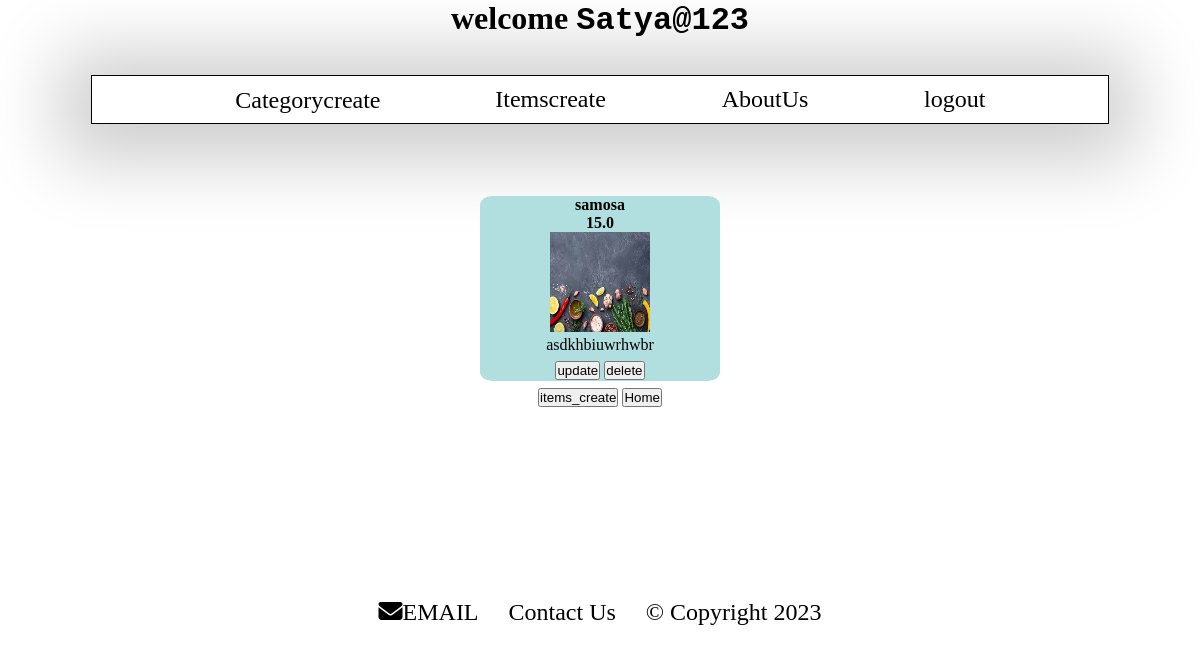
The page /owner_app/items_display_view/8/ (signed in) on the database its author committed.
### crud_app/models.py (models this page shows)
class food_model(models.Model):
    category_id=models.ForeignKey(category_model,on_delete=models.CASCADE)
    hotel_id=models.IntegerField()
    item_id=models.AutoField(primary_key=True)
    item_name=models.CharField(max_length=30)
    item_price=models.FloatField()
    item_quantity=models.IntegerField(default=1)
    item_desc=models.TextField()
    item_image=models.ImageField()

### owner_app/views.py (the view)
@login_required(login_url='/owner_app/owner_login_view/')
def items_display_view(request,pk):
    res=food_model.objects.filter(category_id=pk)
    return render(request=request,template_name='items_display.html',context={'res':res})

### owner_app/templates/items_display.html (shortened to what this page needs)
<!DOCTYPE html>
<html lang="en">
<head>
</head>
<body>
    {% include 'partials/_header_owner.html' %}
    <div id="items-dis">
    {% if res%}
        {% for i in res %}
        <div id="item">
        <h4>{{i.item_name}}</h4>
        <h4>{{i.item_price}}</h4>
        <img src="{{i.item_image.url}}" alt="" height="100px" width="100px">
        <p>{{i.item_desc}}</p>
        <a href="{% url 'crud_app:item_update' pk=i.item_id%}"><button>update</button></a>
        <a href="{% url 'crud_app:item_delete' pk=i.item_id%}"><button>delete</button></a>
        </div>
        {% endfor %}
    {% endif %}
</div>
<a href="{% url 'crud_app:items' %}"><button>
    items_create
</button></a>
<a href="{% url 'owner_app:sample_home_view' %}"><button>
    Home
</button></a>
{% include 'partials/_footer.html' %}
</body>
</html>

### owner_app/templates/partials/_header_owner.html (shortened to what this page needs)
<!DOCTYPE html>
<html lang="en">
<head>
    {% load static %}
</head>
<body>
    <h1>welcome <span id="spanowner">{{user}}</span></h1>
    <header id="header" class="">
        <nav  class="" id="nav">
            <ul id="ul-owner">
                <li><a href="{% url 'crud_app:catagory'%}" class="a">Categorycreate</a></li>
                <li><a href="{% url 'crud_app:items' %}" class="a">Itemscreate</a></li>
                <li><a href="" class="a">AboutUs</a></li>
                <li><a href="{% url 'owner_app:logout'%}" class="a">logout</a></li>
            </ul>
        </nav>
    </header>
</body>
</html>

### owner_app/templates/items_display.html (style rules this page uses)
* { margin: 0; padding: 0; }
#items-dis { display: flex; justify-content: space-evenly; margin-top: 3%; }
#item { background-color: rgb(177, 223, 223); border-radius: 5%; width: 20%; overflow: hidden; text-align: center; }
nav { font-size: x-large; }

### owner_app/templates/partials/_header_owner.html (style rules this page uses)
* { padding: 0%; margin: 0%; text-align: center; }
#spanowner { font-family: 'Courier New', Courier, monospace; }
.a { text-decoration: none; color: black; padding: 10%; font-size: x-large; }
#ul-owner { display: flex; justify-content: space-evenly; padding: 1%; list-style-type: none; }
#nav { border: 1px solid; box-shadow: -3px 7px 73px 29px rgba(0,0,0,0.5); -webkit-box-shadow: -3px 7px 73px 29px rgba(0,0,0,0.2); -moz-box-shadow: -3px 7px 73px 29px rgba(0,0,0,0); margin: auto; width:90%; overflow:hidden; }
#header { padding: 3%; }

### owner_app/templates/partials/_footer.html (style rules this page uses)
a { text-decoration: none; font-size: x-large; color: black; }

### rows shown on the page
food_model: item_name "samosa", item_price "15.0", item_image (picture), item_desc "asdkhbiuwrhwbr"

### other values the page prints
{{ user }} "Satya@123"
